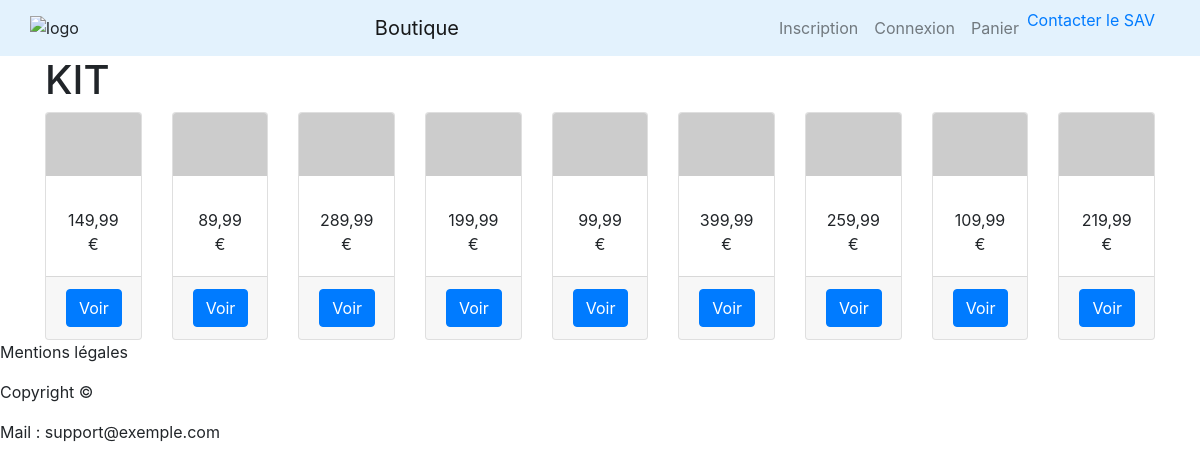
/categorie.php?id=2, run on the app's committed database.
### tables this page shows
CREATE TABLE `t_d_producttype_pty` (
  `PTY_ID` int(11) NOT NULL,
  `PTY_DESCRIPTION` varchar(1024) DEFAULT NULL
);

CREATE TABLE `t_d_product_prd` (
  `PRD_ID` int(11) NOT NULL,
  `SPL_ID` int(11) NOT NULL,
  `PTY_ID` int(11) NOT NULL,
  `PRD_DESCRIPTION` varchar(1024) NOT NULL,
  `PRD_GUARANTEE` smallint(6) NOT NULL,
  `PRD_PICTURE` longtext DEFAULT NULL,
  `PRD_PRICE` decimal(8,2) DEFAULT NULL,
  `PRD_CODE` varchar(45) NOT NULL
);

### Include/fonctions.php (called while the page is built, shortened)
<?php
function isUserConnected()
{
    return isset($_SESSION['utilisateur']);
}
function prixFR($prix)
{
    return number_format($prix, 2, ',', ' ') . ' €';
}

### categorie.php (the view, shortened to what this page needs)
<?php
require_once __DIR__ . '/include/init.php';
$query = 'SELECT PTY_DESCRIPTION as nom FROM T_D_PRODUCTTYPE_PTY WHERE PTY_ID = ' . (int)$_GET['id'];
$stmt = $pdo->query($query);
$titre = $stmt->fetchColumn();
$query = 'SELECT * FROM T_D_PRODUCT_PRD WHERE PTY_ID = ' . (int)$_GET['id'];
$stmt = $pdo->query($query);
$produits = $stmt->fetchAll();
require __DIR__ . '/layout/top.php';
?>
<h1><?= $titre; ?></h1>
<div class="card-deck">
    <?php
    foreach ($produits as $produit) :
        $src = (!empty($produit['PRD_PICTURE']))
            ? PHOTO_WEB . $produit['PRD_PICTURE']
            : PHOTO_DEFAULT
        ;
    ?>
        <div class="card">
            <img class="card-img-top" src="<?= $src; ?>">
            <div class="card-body">
                <p class="card-text text-center">
                    <?= prixFr($produit['PRD_PRICE']); ?>
                </p>
            </div>
            <div class="card-footer">
                <p class="card-text text-center">
                    <a class="btn btn-primary"
                       href="produit-single.php?id=<?= $produit['PRD_ID'] ?>">
                        Voir
                    </a>
                </p>
            </div>
        </div>
    <?php
    endforeach;
    ?>
</div>
<?php
require __DIR__ . '/layout/bottom.php';
?>

### layout/top.php (shortened to what this page needs)
<!DOCTYPE html>
<head>
    <link rel="stylesheet" href="https://stackpath.bootstrapcdn.com/bootstrap/4.1.1/css/bootstrap.min.css">
</head>
<body>
    <nav class="navbar navbar-expand-md navbar-light " style="background-color: #e3f2fd;">
        <div class="container navbar-nav">
            <img class="logo headLogo" src="<?= IMG_WEB; ?>MenuizMan_logo.png" alt="logo">
            <a class="navbar-brand" href=" /index.php">Boutique</a>
            <ul class="navbar-nav">
                <?php
                if (isUserConnected()) :
                ?>
                    <li class="nav-item">
                        <a class="nav-link">
                            <?= getUserFullName(); ?>
                        </a>
                    </li>
                    <li class="nav-item">
                        <a class="nav-link" href="<?= RACINE_WEB; ?>deconnexion.php">Deconnexion</a>
                    </li>
                <?php
                else :
                ?>
                    <li class="nav-item">
                        <a class="nav-link" href="<?= RACINE_WEB; ?>inscription.php">Inscription</a>
                    </li>
                    <li class="nav-item">
                        <a class="nav-link" href="<?= RACINE_WEB; ?>connexion.php">Connexion</a>
                    </li>
                <?php
                endif;
                ?>
                <li class="nav-item">
                    <a class="nav-link" href="<?= RACINE_WEB; ?>panier.php">Panier</a>
                </li>
                <li class="nav-item">
                        <a class="nav_link" href="<? RACINE_WEB; ?>Model/TicketSAVModel.php">Contacter le  SAV</a>
                    </li>
            </ul>
        </div>
    </nav>
    <div class="container">

### layout/bottom.php (shortened to what this page needs)
</div>
<footer>
    <p class="mention">Mentions légales</p>
    <p class="copy">Copyright ©</p>
    <p class="mail">Mail : support@exemple.com</p>
</footer>
</body>
</html>

### layout/top.php (style rules this page uses)
.card-img-top { max-width: 150px; margin: 0 auto; }

### data on the page
t_d_producttype_pty: PTY_DESCRIPTION "KIT"
t_d_product_prd: PRD_PRICE "149,99 €"
t_d_product_prd: PRD_PRICE "89,99 €"
t_d_product_prd: PRD_PRICE "289,99 €"
t_d_product_prd: PRD_PRICE "199,99 €"
t_d_product_prd: PRD_PRICE "99,99 €"
t_d_product_prd: PRD_PRICE "399,99 €"
t_d_product_prd: PRD_PRICE "259,99 €"
t_d_product_prd: PRD_PRICE "109,99 €"
t_d_product_prd: PRD_PRICE "219,99 €"
